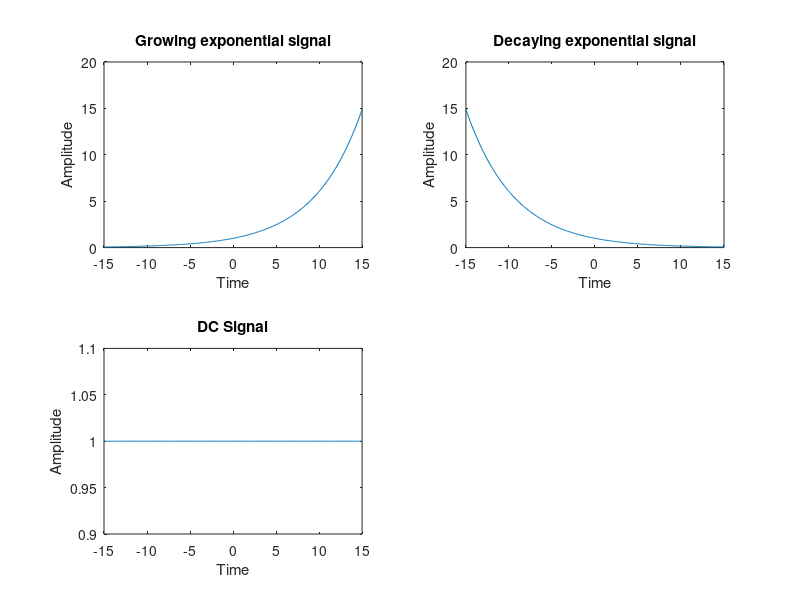

The MATLAB script that drew this image:
%% Continuous exponential signal
x = [-15:0.1:15]

%% Growing exponential signal
alpha = 0.18
y = exp(alpha * x)
subplot(2,2,1)
plot(x,y)
xlabel("Time")
ylabel("Amplitude")
title("Growing exponential signal")

%% Decaying exponential function
alpha = -0.18
y = exp(alpha * x)
subplot(2,2,2)
plot(x,y)
xlabel("Time")
ylabel("Amplitude")
title("Decaying exponential signal")

%% DC Signal
alpha = 0
y = exp(alpha * x)
subplot(2,2,3)
plot(x,y)
xlabel("Time")
ylabel("Amplitude")
title("DC Signal")

